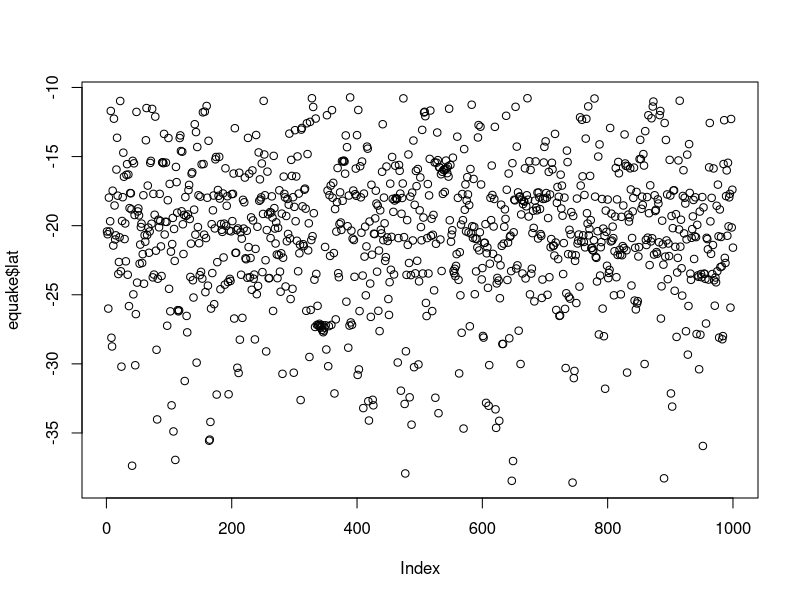
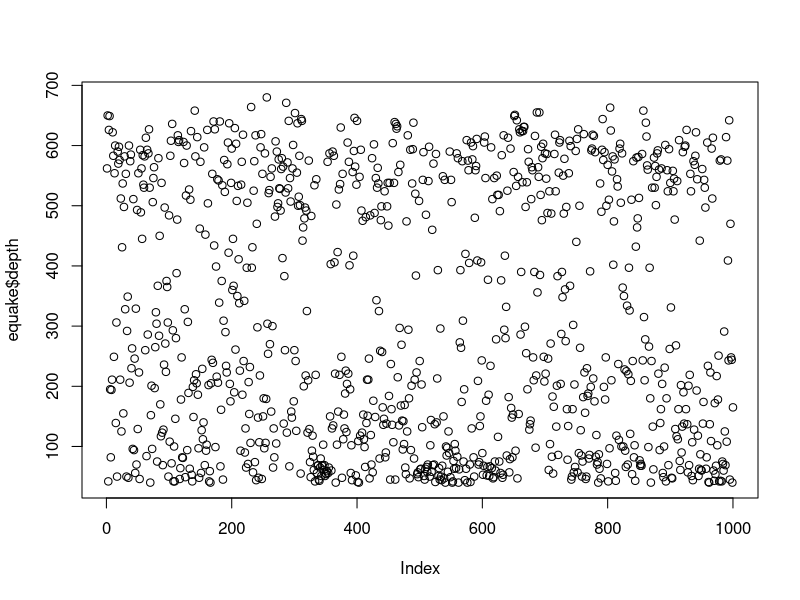
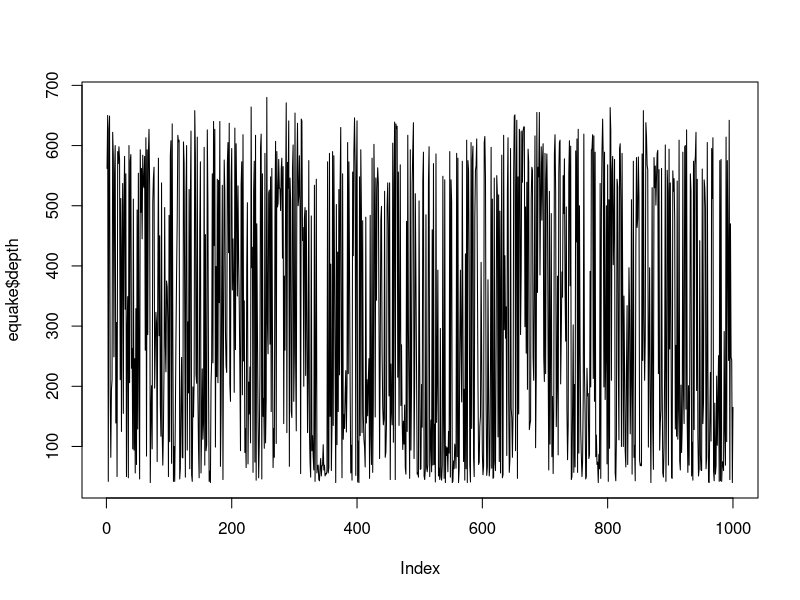
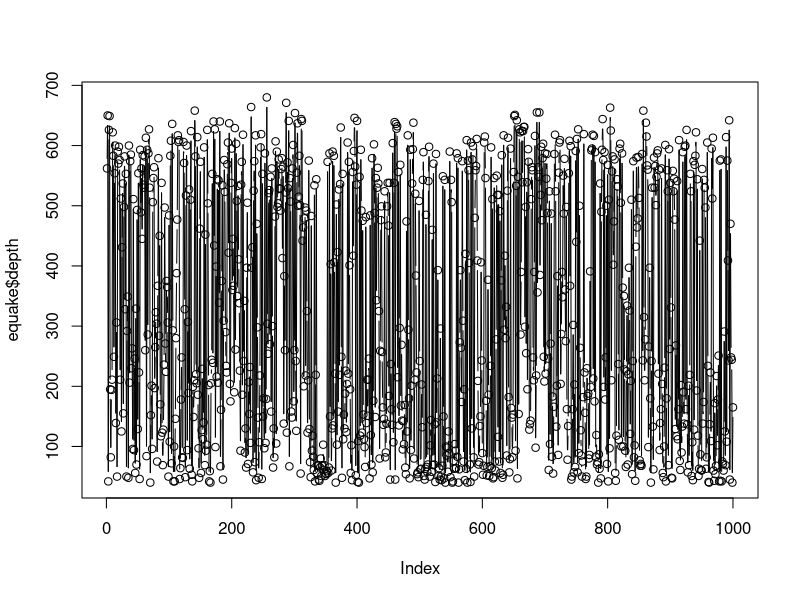
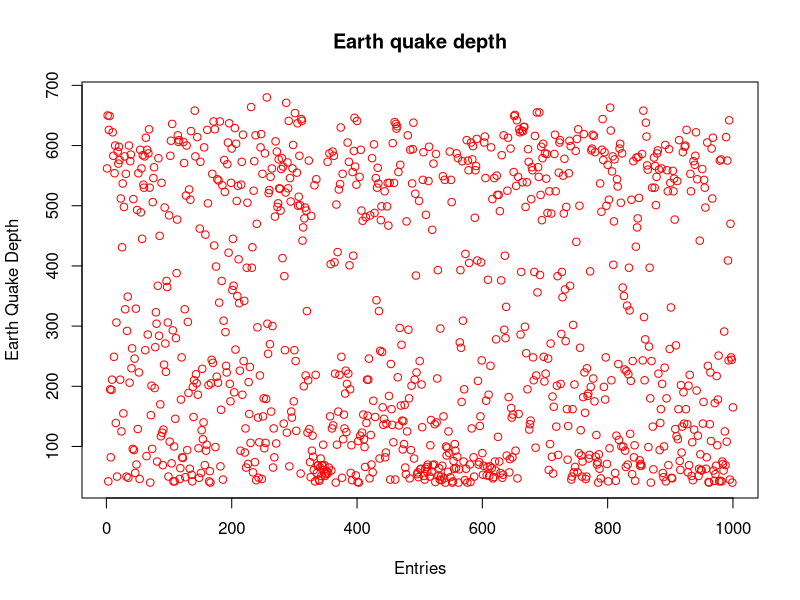
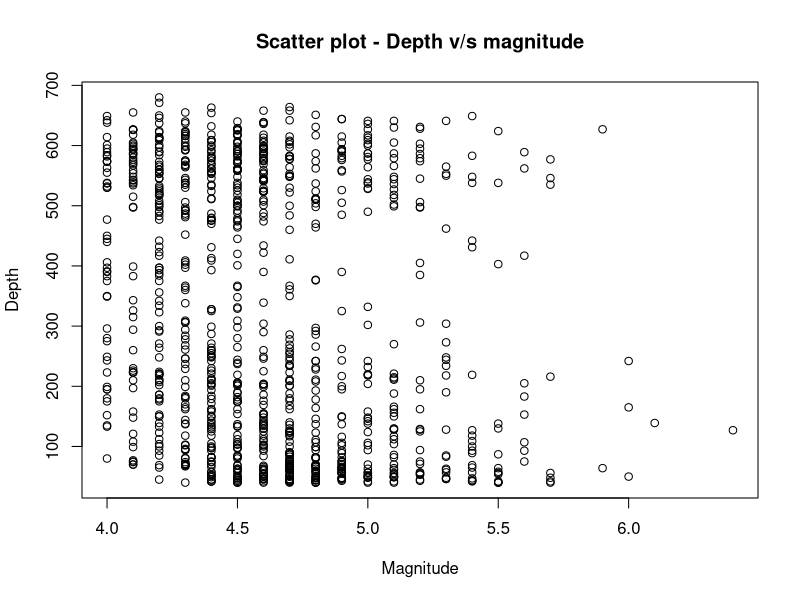
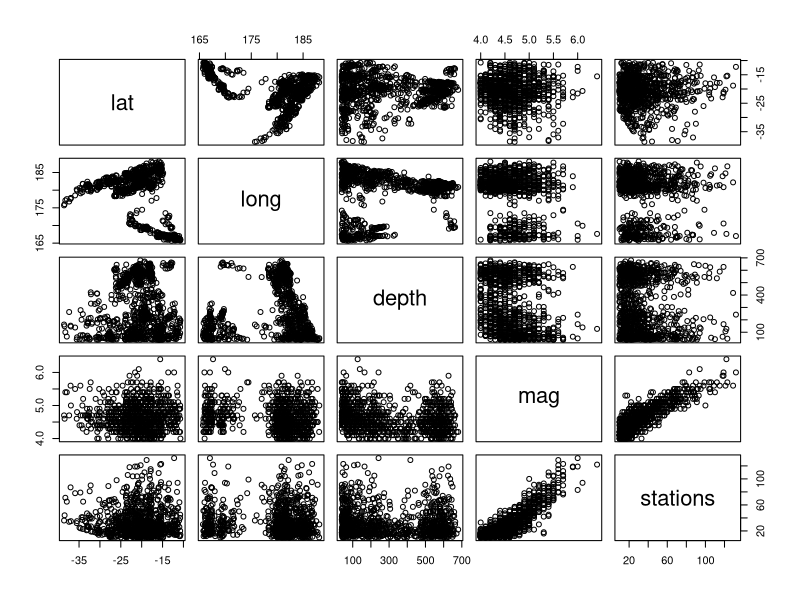
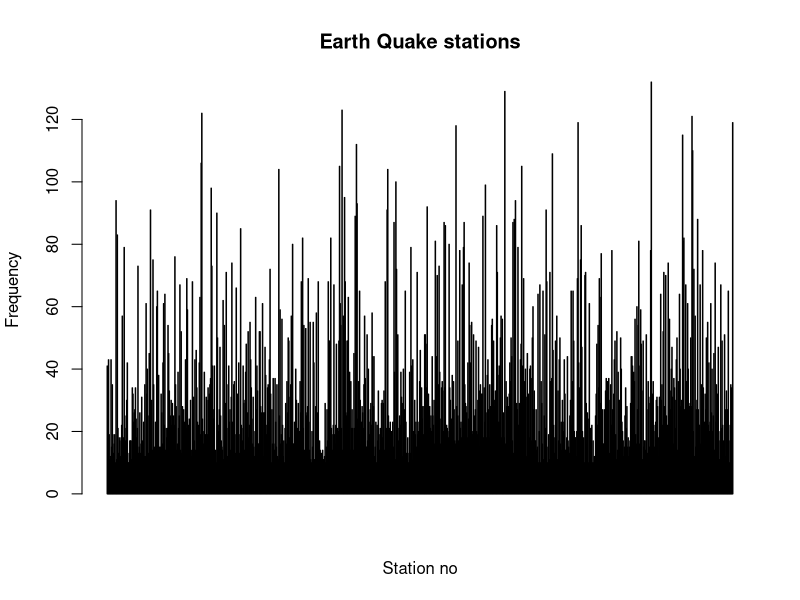

Here is the R script that generated these plots, in order: (Note: this script raises an error after producing the figures.)
# Descriptive statistics and visualization in R

equake <- datasets::quakes

# displaying first 10 rows
head(equake, 10)

# displaying the last 10 rows
tail(equake, 10)

# extracting the first two columns
equake[, 1:2]

# excluding the last column
equake[, -5]

equake$depth

# getting the summary of columns
summary(equake$lat)
summary(equake$long)

# getting the summary of whole dataset
summary(equake)

# plotting in R
plot(equake$lat)
plot(equake$depth)

# points and lines
plot(equake$depth, type='l')

# both points and lines
plot(equake$depth, type="b")

# adding information to the plot
plot(equake$depth, type='p', main = "Earth quake depth",
     xlab = "Entries", ylab = "Earth Quake Depth",
     col='red')

# scatter plot
plot(equake$mag, equake$depth, main = "Scatter plot - Depth v/s magnitude", type = 'p',
     xlab = "Magnitude", ylab = "Depth")

# plotting the entire dataset
plot(equake)

# Horizontal bar chart
barplot(equake$stations, main = "Earth Quake stations",
        xlab = "Station no", ylab = "Frequency", col = "red",
        axes = T, horiz = F)

# Histogram
hist(equake$depth)
# adding details to the above historgram
hist(equake$depth, main = "Earth quake depth",
     xlab = "Depth", col = "green")

# boxplot
boxplot(equake$depth, main = "Box Plot")
boxplot(equake$lat, main="Boxplot - lat")
boxplot(equake$long, main="box plot - lat")
boxplot(equake$mag, main="box plot mag")
boxplot(equake$stations, main="box plot stations")

boxplot.stats(equake$stations)$out

# multiple box plots
boxplot(equake[, 1:5], main="All box plots")

# Creating all plots in a single layout
par(mfrow=c(2,2), mar=c(1, 2, 3, 1), las=0, bty='o')

plot(equake$lat, type='l')
hist(equake$stations)
hist(equake$depth, main = "depth histogram")

# standard deviation
sd(equake$depth)
sd(equake$depth, na.rm=T) # na.rm=True -> remove NA values
sd(equake$lat)
sd(equake$long, na.rm=F)
sd(equake) # will give error
sd(equake$mag, na.rm=T)

# variance
var(equake$lat)
var(equake$lat, na.rm=T)
var(equake$long, na.rm=T)
var(equake$depth, na.rm=T)
var(equake$mag, na.rm=T)
var(equake$stations, na.rm=T)

# skewness and kurtosis
# install "moments" package to access skewness & kurtosis functions
skewness(equake$mag)
skewness(equake$lat)
kurtosis(equake$lat)
kurtosis(equake$depth)
